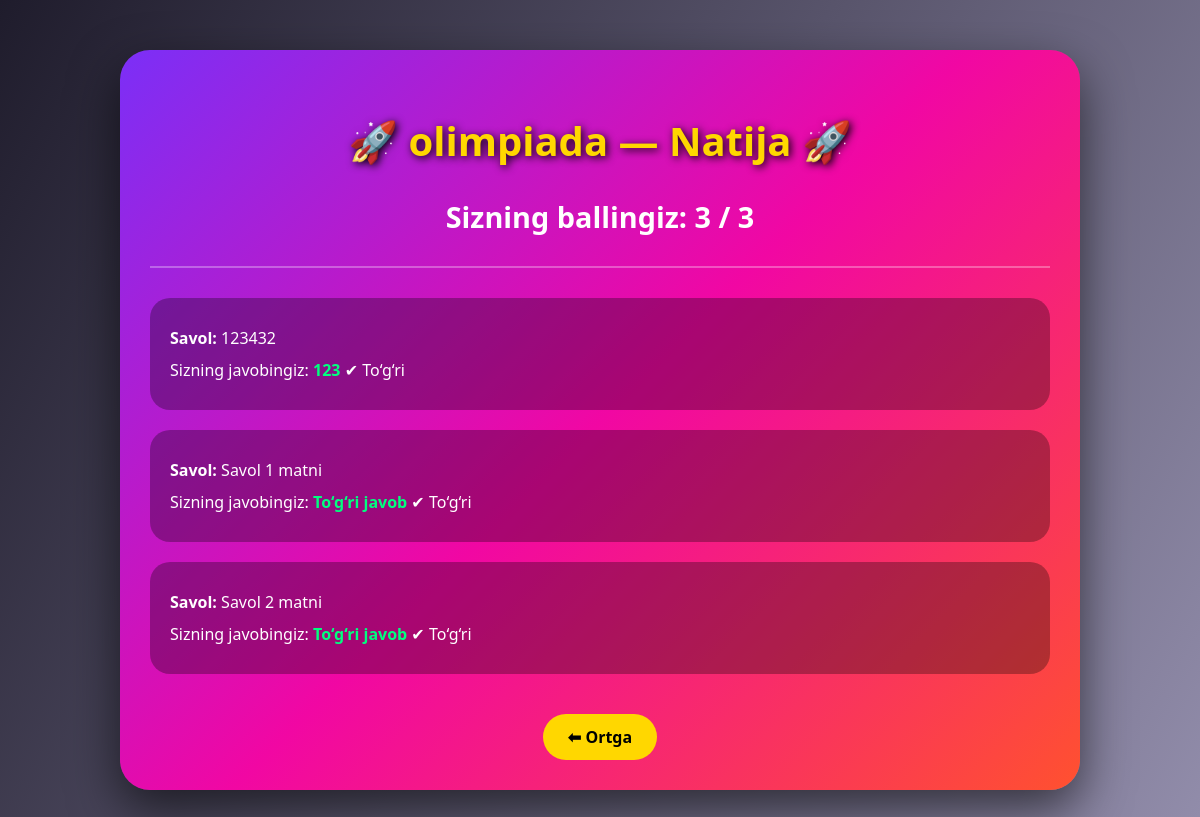
Page /student/view_result/2 (signed in) on the committed database.
### tables this page shows
CREATE TABLE tests (
            id INTEGER PRIMARY KEY AUTOINCREMENT,
            title TEXT NOT NULL,
            duration INTEGER NOT NULL,
            description TEXT NOT NULL,
            test_class INTEGER NOT NULL,
            start_time DATETIME NOT NULL,
            end_time DATETIME NOT NULL
        );

CREATE TABLE test_results (
        id INTEGER PRIMARY KEY AUTOINCREMENT,
        user_id INTEGER NOT NULL,          
        test_id INTEGER NOT NULL,          
        score INTEGER DEFAULT 0,           
        max_score INTEGER DEFAULT 0,      
        start_time DATETIME,              
        end_time DATETIME,
        completed BOOLEAN DEFAULT 0,                   
        FOREIGN KEY (user_id) REFERENCES users(id),
        FOREIGN KEY (test_id) REFERENCES tests(id)
    );

CREATE TABLE user_answers (
        id INTEGER PRIMARY KEY AUTOINCREMENT,
        result_id INTEGER NOT NULL,        -- test_results jadvalidagi ID
        question_id INTEGER NOT NULL,      -- savol identifikatori
        answer_id INTEGER,                 -- foydalanuvchi tanlagan javob
        FOREIGN KEY (result_id) REFERENCES test_results(id),
        FOREIGN KEY (question_id) REFERENCES questions(id),
        FOREIGN KEY (answer_id) REFERENCES answers(id)
    );

CREATE TABLE questions (
        id INTEGER PRIMARY KEY AUTOINCREMENT,
        title TEXT NOT NULL,
        description TEXT NOT NULL,
        test_id INTEGER NOT NULL,
        FOREIGN KEY (test_id) REFERENCES tests(id)
    );

CREATE TABLE answers (
        id INTEGER PRIMARY KEY AUTOINCREMENT,
        title TEXT NOT NULL,
        description TEXT NOT NULL,
        question_id INTEGER NOT NULL,
        is_correct BOOLEAN,
        FOREIGN KEY (question_id) REFERENCES questions(id)
    );

### routes/student.py (the view)
@bp.route('/view_result/<int:test_id>')
def view_result(test_id):
    if 'user_id' not in session:
        flash("Avval tizimga kiring", "error")
        return redirect(url_for('auth.login'))
    user_id = session['user_id']
    conn = get_db()
    c = conn.cursor()
    c.execute("""
        SELECT * FROM test_results
        WHERE user_id=? AND test_id=? AND completed=1
        ORDER BY id DESC
        LIMIT 1
    """, (user_id, test_id))
    result = c.fetchone()
    if not result:
        flash("Natija topilmadi", "error")
        return redirect(url_for('student.student_dashboard'))
    c.execute("SELECT * FROM tests WHERE id=?", (test_id,))
    test = c.fetchone()
    c.execute("""
        SELECT
            q.id as question_id,
            q.title as question_title,

            ua.answer_id as user_answer_id,

            a.title as user_answer_text,

            correct_a.id as correct_answer_id,
            correct_a.title as correct_answer_text

        FROM questions q

        LEFT JOIN user_answers ua
            ON ua.question_id = q.id AND ua.result_id = ?

        LEFT JOIN answers a
            ON a.id = ua.answer_id

        LEFT JOIN answers correct_a
            ON correct_a.question_id = q.id AND correct_a.is_correct = 1

        WHERE q.test_id=?
    """, (result["id"], test_id))
    questions = c.fetchall()
    return render_template(
        "student/view_result.html",
        test=test,
        result=result,
        questions=questions
    )

### routes/student.py (called while the page is built)
def get_db():
    conn = sqlite3.connect('database.db')
    conn.row_factory = sqlite3.Row
    return conn

### templates/student/view_result.html (shortened to what this page needs)
<!DOCTYPE html>
<html lang="en">
<head>
</head>
<body>
<div class="container">
    <h2>🚀 {{ test.title }} — Natija 🚀</h2>
    <p class="score">Sizning ballingiz: <b>{{ result.score }} / {{ result.max_score }}</b></p>
    <hr style="border:1px solid rgba(255,255,255,0.3); margin-bottom:30px;">
    {% for q in questions %}
    <div class="question-block">
        <p><b>Savol:</b> {{ q.question_title }}</p>
        {% if q.user_answer_id %}
            <p>
                Sizning javobingiz:
                <span class="answer {% if q.user_answer_id == q.correct_answer_id %}correct{% else %}wrong{% endif %}">
                    {{ q.user_answer_text }}
                </span>
                {% if q.user_answer_id == q.correct_answer_id %}
                    <span>✔ To‘g‘ri</span>
                {% else %}
                    <span>✘ Xato</span>
                {% endif %}
            </p>
        {% else %}
            <p class="unanswered">Siz bu savolga javob bermagansiz</p>
        {% endif %}
    </div>
    {% endfor %}
    <div style="text-align:center;">
        <a class="back-btn" href="/student/">⬅ Ortga</a>
    </div>
</div>
</body>
</html>

### templates/student/view_result.html (style rules this page uses)
body { font-family: 'Segoe UI', sans-serif; background: linear-gradient(120deg, #1f1c2c, #928dab); color: #fff; margin: 0; padding: 0; }
.container { max-width: 900px; margin: 50px auto; padding: 30px; background: linear-gradient(135deg, #7b2ff7, #f107a3, #ff512f); border-radius: 30px; box-shadow: 0 20px 50px rgba(0,0,0,0.6); }
h2 { text-align: center; font-size: 2.5rem; font-weight: 800; color: #FFD700; text-shadow: 2px 2px 8px black; margin-bottom: 20px; }
.score { text-align: center; font-size: 1.8rem; margin-bottom: 30px; font-weight: 700; }
.question-block { background: rgba(0,0,0,0.3); padding: 20px; border-radius: 20px; margin-bottom: 20px; transition: transform 0.3s, background 0.3s; }
.question-block p { margin: 8px 0; line-height: 1.5; }
.answer { font-weight: 600; }
.correct { color: #00FF7F; font-weight: 700; }
.back-btn { display: inline-block; text-decoration: none; background: #FFD700; color: black; padding: 12px 25px; border-radius: 50px; font-weight: 700; transition: all 0.3s; margin-top: 20px; }

### rows in the picture
tests: title "olimpiada"
test_results: score "3", max_score "3"
user_answers: question_title "123432", user_answer_text "123", shows "✔ To‘g‘ri"
user_answers: question_title "Savol 1 matni", user_answer_text "To‘g‘ri javob", shows "✔ To‘g‘ri"
user_answers: question_title "Savol 2 matni", user_answer_text "To‘g‘ri javob", shows "✔ To‘g‘ri"
